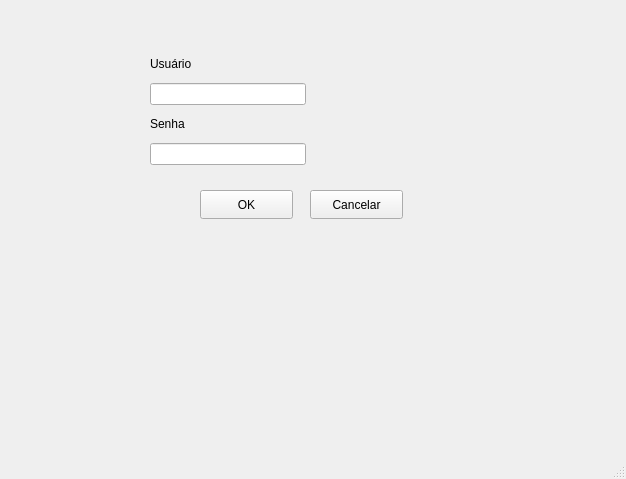
<?xml version="1.0" encoding="UTF-8"?>
<ui version="4.0">
 <class>MainWindow</class>
 <widget class="QMainWindow" name="MainWindow">
  <property name="geometry">
   <rect>
    <x>0</x>
    <y>0</y>
    <width>626</width>
    <height>479</height>
   </rect>
  </property>
  <property name="windowTitle">
   <string>MainWindow</string>
  </property>
  <widget class="QWidget" name="centralwidget">
   <widget class="QPushButton" name="btnOk">
    <property name="geometry">
     <rect>
      <x>200</x>
      <y>190</y>
      <width>93</width>
      <height>29</height>
     </rect>
    </property>
    <property name="text">
     <string>OK</string>
    </property>
   </widget>
   <widget class="QPushButton" name="btnCancelar">
    <property name="geometry">
     <rect>
      <x>310</x>
      <y>190</y>
      <width>93</width>
      <height>29</height>
     </rect>
    </property>
    <property name="text">
     <string>Cancelar</string>
    </property>
   </widget>
   <widget class="QWidget" name="layoutWidget">
    <property name="geometry">
     <rect>
      <x>150</x>
      <y>50</y>
      <width>156</width>
      <height>115</height>
     </rect>
    </property>
    <layout class="QVBoxLayout" name="verticalLayout">
     <item>
      <widget class="QLabel" name="label">
       <property name="text">
        <string>Usuário</string>
       </property>
      </widget>
     </item>
     <item>
      <widget class="QLineEdit" name="userNameLogin"/>
     </item>
     <item>
      <widget class="QLabel" name="label_2">
       <property name="text">
        <string>Senha</string>
       </property>
      </widget>
     </item>
     <item>
      <widget class="QLineEdit" name="passw">
       <property name="echoMode">
        <enum>QLineEdit::Password</enum>
       </property>
      </widget>
     </item>
    </layout>
   </widget>
  </widget>
  <widget class="QMenuBar" name="menubar">
   <property name="geometry">
    <rect>
     <x>0</x>
     <y>0</y>
     <width>626</width>
     <height>22</height>
    </rect>
   </property>
  </widget>
  <widget class="QStatusBar" name="statusbar"/>
 </widget>
 <resources/>
 <connections/>
</ui>
